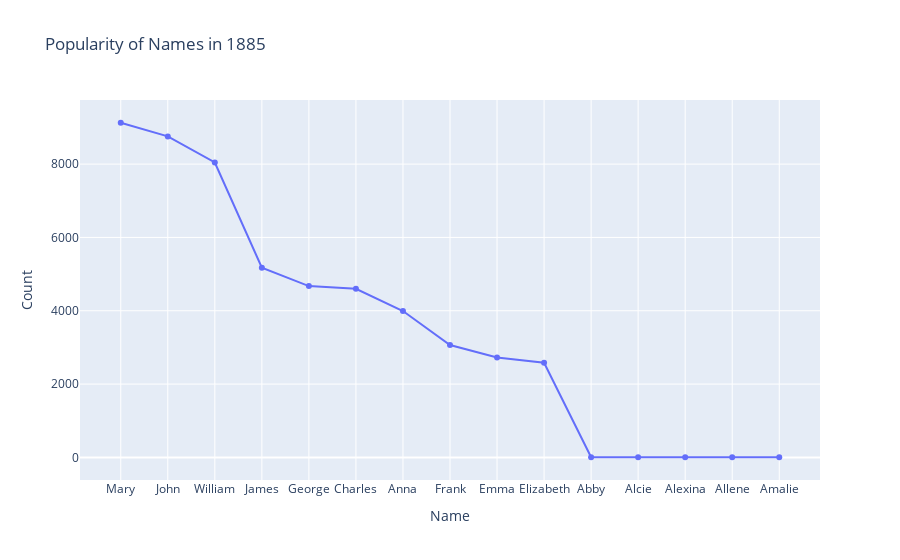

Here is the notebook cell this chart was saved with:
### Code cell
def plot_names_for_year(year):
    if year is None:
        print("Please select a year from the dropdown menu.")
        return
    
    year_data = data[data['Year'] == year]
    # Get top 10 and bottom 5 names
    top_names = year_data.nlargest(10, 'Count')
    bottom_names = year_data.nsmallest(5, 'Count')
    combined_data = pd.concat([top_names, bottom_names])
    
    #line plot
    fig = px.line(combined_data, x='Name', y='Count', title=f'Popularity of Names in {year}', markers=True)
    fig.show()

# Dropdown widget for year selection
year_dropdown = Dropdown(
    options=[None] + sorted(data['Year'].unique().tolist()),
    value=None,
    description='Year:',
    disabled=False,
)

interact(plot_names_for_year, year=year_dropdown)

### Figure 1 — Plotly figure (JSON) as saved in the notebook; plotly's stock layout.template omitted (floating-point values rounded to 4 significant figures)
{"data": [{"hovertemplate": "Name=%{x}<br>Count=%{y}<extra></extra>", "legendgroup": "", "line": {"color": "#636efa", "dash": "solid"}, "marker": {"symbol": "circle"}, "mode": "lines+markers", "name": "", "orientation": "v", "showlegend": false, "type": "scatter", "x": ["Mary", "John", "William", "James", "George", "Charles", "Anna", "Frank", "Emma", "Elizabeth", "Abby", "Alcie", "Alexina", "Allene", "Amalie"], "xaxis": "x", "y": [9128, 8756, 8044, 5175, 4674, 4599, 3994, 3067, 2728, 2582, 5, 5, 5, 5, 5], "yaxis": "y"}], "layout": {"legend": {"tracegroupgap": 0}, "title": {"text": "Popularity of Names in 1885"}, "xaxis": {"anchor": "y", "domain": [0, 1], "title": {"text": "Name"}}, "yaxis": {"anchor": "x", "domain": [0, 1], "title": {"text": "Count"}}}}
